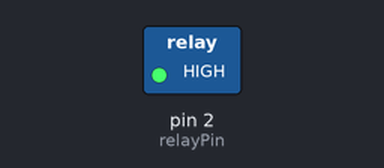
A sketch run on a simulated Arduino Uno, built with avr-gcc and run on an emulated ATmega328P. On the bench: switched loads named in the sketch (green lamp = pin HIGH). The local clock reads 2024-03-15 10:24:30 at power-on unless the sketch sets it; what the sketch prints to the serial monitor is not drawn.

Above: at 0.1 s.
Timing chart, 0 to 1.6 s (numbered marks = the images above):
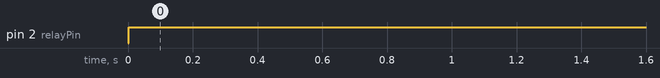

The sketch:

su_gpt.ino
```cpp
/* CHATGPT
Gereksinimler:
Arduino UNO

D1302 RTC (Real Time Clock) modülü

Röle modülü

Sulama sistemi (pompa veya vana)

Bağlantı kabloları

Devre Bağlantıları:
D1302 Saat Modülü Bağlantıları:

VCC → Arduino 5V

GND → Arduino GND

SCL → Arduino A5 (I2C saat modülü)

SDA → Arduino A4 (I2C saat modülü)

Röle Bağlantıları:

VCC → Arduino 5V

GND → Arduino GND

IN → Arduino D2 (Dijital pin)

Rölenin NO (Normalde Açık) terminali sulama sistemine bağlanacak.

Kod Açıklaması:
RTC (D1302) saat modülünü kullanacağız ve bu modülden saat, gün, ay gibi bilgileri alacağız.

Röleyi kullanarak sulama sistemini kontrol edeceğiz. Haftada 2 gün, her biri 5 saat çalışacak şekilde programı yazacağız.

Kodda her gün saat 09:00'da sulama başlatılacak ve 14:00'te sulama duracaktır.
*/
//
//
#include <Wire.h>
#include <RTClib.h>  // RTC modülünü kullanmak için gerekli kütüphane

RTC_DS3231 rtc;  // D1302 RTC modülünü başlatıyoruz
int relayPin = 2;  // Röleyi Arduino'nun dijital 2 numaralı pinine bağlıyoruz

void setup() {
  Serial.begin(9600);
  Wire.begin();

  if (!rtc.begin()) {
    Serial.println("RTC modülü bulunamadı");
    while (1);
  }

  pinMode(relayPin, OUTPUT);  // Röleyi çıkış olarak ayarlıyoruz

  // RTC'nin doğru zaman ayarına sahip olup olmadığını kontrol ediyoruz
  if (rtc.isrunning()) {
    Serial.println("RTC modülü çalışıyor");
  } else {
    Serial.println("RTC modülü duraklamış, doğru saat ayarlamanız gerekebilir.");
  }
}

void loop() {
  DateTime now = rtc.now();  // Şu anki tarih ve saat bilgisini alıyoruz

  // Günü, saati alıyoruz
  int currentDay = now.dayOfTheWeek();  // 0: Pazar, 1: Pazartesi, ..., 6: Cumartesi
  int currentHour = now.hour();  // Saat bilgisini alıyoruz

  // Haftada 2 gün çalışacak (örneğin Salı ve Cuma), 09:00 - 14:00 arasında sulama çalışacak
  if ((currentDay == 2 || currentDay == 5) && currentHour >= 9 && currentHour < 14) {
    digitalWrite(relayPin, HIGH);  // Röleyi aktif et (sulama başlasın)
    Serial.println("Sulama sistemi aktif");
  } else {
    digitalWrite(relayPin, LOW);  // Röleyi pasif et (sulama dursun)
    Serial.println("Sulama sistemi durduruldu");
  }

  delay(60000);  // Her dakika bir kontrol yapıyoruz
}
```

Measured:
- by itself, pin 2 (relayPin): LOW → HIGH at 0.00 s
